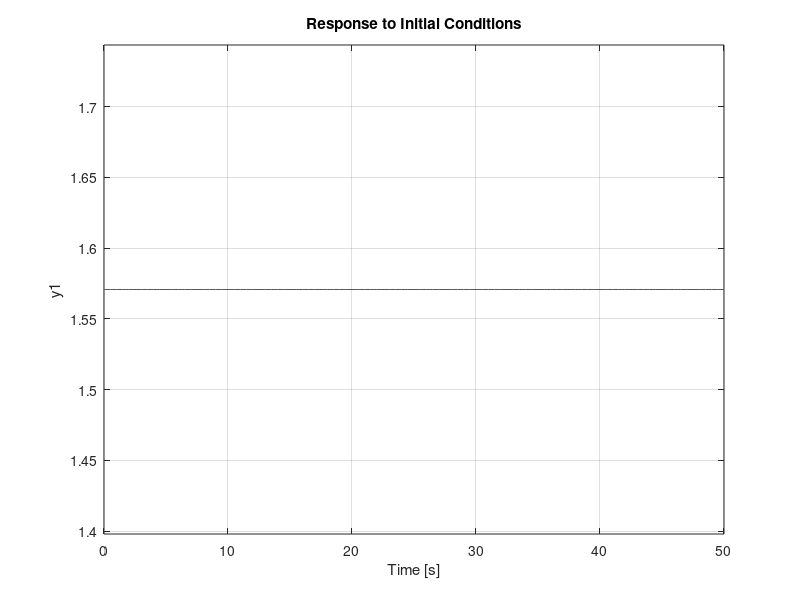

Write MATLAB code to recreate this figure. (Note: this script raises an error after producing the figure.)
%% Fixed Simulation Problem
clear all, close all, clc

% Constants
g = 9.81; % Gravity constant

% Box dimensions
t1 = 0.2; % height of box 1 (m)
l1 = 0.35; % lenght of box 1 (m)
w1 = 0.2; % widht of box 1 (m)

t2 = 0.12; % height of box 2 (m)
l2 = 0.2; % lenght of box 2 (m)
w2 = 0.15; % widht of box 2 (m)

% IT SHOULD BE ON f(x)
l3o = 0.3; % Initial linear actuator lenght (m)
l3f = l3o + 0.3; % Max lenght of linear actuator (m)
l2x = (l1 + l2)/2 + l3f + l3o; % Min distance from rotation to c.g box 2(m)

m1 = 4.5;   % Mass of box 1 (big box) (kg)
m2 = 2.5;   % Mass of box 2 (little box) (kg)
m3 = 0; % Mass of the stick (kg) --> Distributed in m1 and m2

% Rotational Friction (viscosity)
Br = 0.5; % Rotational Friction constant

% Parameters needed:

% Variables to control
theta = 0; % Angle to stabilize the system ---------
Fc = 1; % Force applied by servomotor --------

% Hipotenuse of the big box
hip = sqrt((t1/2)^2+(l1/2)^2); % hypotenuse for box 1

% Angles needed to calculate the distance 
% for momentum generated by Fcx and Fcy:
beta = asin((t1/2)/hip); % constant 
phi = theta - beta;                        

% Distances needed to calculate the 
% momentum generated by Fcx and Fcy:
ay = sin(phi) * hip;
bx = cos(phi) * hip;

% System Forces:
% Fc (Servo force) decomposition
Fcx = Fc *sin(theta); % x component of servomotor force
Fcy = Fc *cos(theta); % y component of servomotor force

% Gravity forces
F1 = -m1 * g;
F2 = -m2 * g;
F3 = -m3 * g;

% INERTIA

%     % Centroid of the 2 bodies (at initial point)
%     % Define coordinates of both masses
% x1 = [-l1/2        -l1/2        l1/2         l1/2];
% y1 = [-t1/2         t1/2        t1/2        -t1/2];
% x2 = [l2x-(l2/2) l2x-(l2/2) l2x+(l2/2) l2x+(l2/2)];
% y2 = [-t2/2         t2/2        t2/2        -t2/2];
% 
% % Animation in function of the angle
% % R = [cos(phi);-sin(phi);sin(phi);cos(phi)]; % Rotation matrix
% %      % c.g. after rotation by phi
% %   x1 = x1*R; 
% %   x2 = x2*R;
% %   y1 = y1*R; 
% %   y2 = y2*R;
% 
% 
%     % Plot the  system
% polyin = polyshape({x1,x2},{y1,y2}); % plt both shapes
% [x,y] = centroid(polyin); % Calculate centroid of both masses
% plot(polyin)
% hold on
% plot(x,y,'r*')
% [x,y] = centroid(polyin,[1 2]); %plt centroid of system
% plot(polyin)
% hold on
% plot(x(1),y(1),'r*',x(2),y(2),'r*'); %plt centroid for each body
% hold on
% plot([x(1) x(2)], [y(1) y(2)]); % plt line conection between the points
% hold off
% 
%     % Inital C.G.
%  cg1 = [x(1) y(1)]; 
%  cg2 = [x(2) y(2)];
 
    % Inertia for the axis of rotation
 I1 = (m1 * (t1^2 + l1^2))/12; % Rotational inertia of box 1 [Kg*m^2]
 I2 = (m2 * (t2^2 + l2^2))/12 + (m2 * l2x^2) ; % Rotational inertia of box 2 [Kg*m^2]
 
 I = I1 + I2; % Rotational Inertia

% DYNAMICS EQUATIONS:

% X Axis - Force equilibrium
Rx = - Fcx

% Y Axis - Force equilibrium
Ry = F1 + F2 - Fcy

% Mz - Momentum equilibrium
theta_dot_dot = (1/I)*((Fcx*ay) + (Fcy*bx) - (F2*l2x)*cos(theta))

% LINEARIZATION
% small-angle approximations: 
cos_theta_sa = 1; %cos_theta_sa = (1-(theta^2/2));
sin_theta_sa = theta;

linear_ay = (sin_theta_sa*cos(beta) - cos_theta_sa*sin(beta))*hip;
linear_bx = (cos_theta_sa*cos(beta) + sin_theta_sa*sin(beta))*hip;

Fcx_sa = Fc *sin_theta_sa; % x component of servomotor force
Fcy_sa = Fc *cos_theta_sa; % y component of servomotor force

% Linearized model
theta_dot_dot_approx = (1/I)*((Fcx_sa*linear_ay) + (Fcy_sa*linear_bx) - (F2*l2x)*cos_theta_sa)

%%%%%%%%%%%%%%%%%%%%%%%%%%%%%%%%%%%%%%%%%%%%%%%%%%%%%%%%%%%%%%%%%%%%%%%%%%
% Simulink Parameters 
M2 = (F2*l2x); % M2 Torque
H = hip * cos(-beta); % u = Fc * H

%%%%%%%%%%%%%%%%%%%%%%%%%%%%%%%%%%%%%%%%%%%%%%%%%%%%%%%%%%%%%%%%%%%%%%%%%%
% Simple model (l3d does not change => I constant)
% Matrices Definition
A = [0 1 ; 0 Br/I]; % F2*theta*l2x/2I
B = [0 0 ; -H/I -l2x/I];
C = [1 0];

% Check controllability
controllability =['Check Controllability = ',num2str(rank(ctrb(A,B)))];
disp(controllability)

% Number of states 
n = length(A);

% Output matrix
%C = eye(length(A));

% Open loop system
sys_ol = ss(A,B,C,0);

% Simulate open loop system
x0 = [pi/2;0];
figure
initial(sys_ol,x0)


% LQR 1
Q1 = eye(n)*100;
R1 = 2;
K1 = -lqr(A,B,Q1,R1);

% LQR 2
Q2 = eye(n)*100;
R2 = 1;
K2 = -lqr(A,B,Q2,R2);

% Closed loop system
Acl1 = A+B*K1;
Acl2 = A+B*K2;

sys_cl1 = ss(Acl1,zeros(n,1),C,0);
sys_cl2 = ss(Acl2,zeros(n,1),C,0);

figure
initial(sys_cl1,x0)
hold on
initial(sys_cl2,x0)
legend('LQR_1','LQR_2')


















